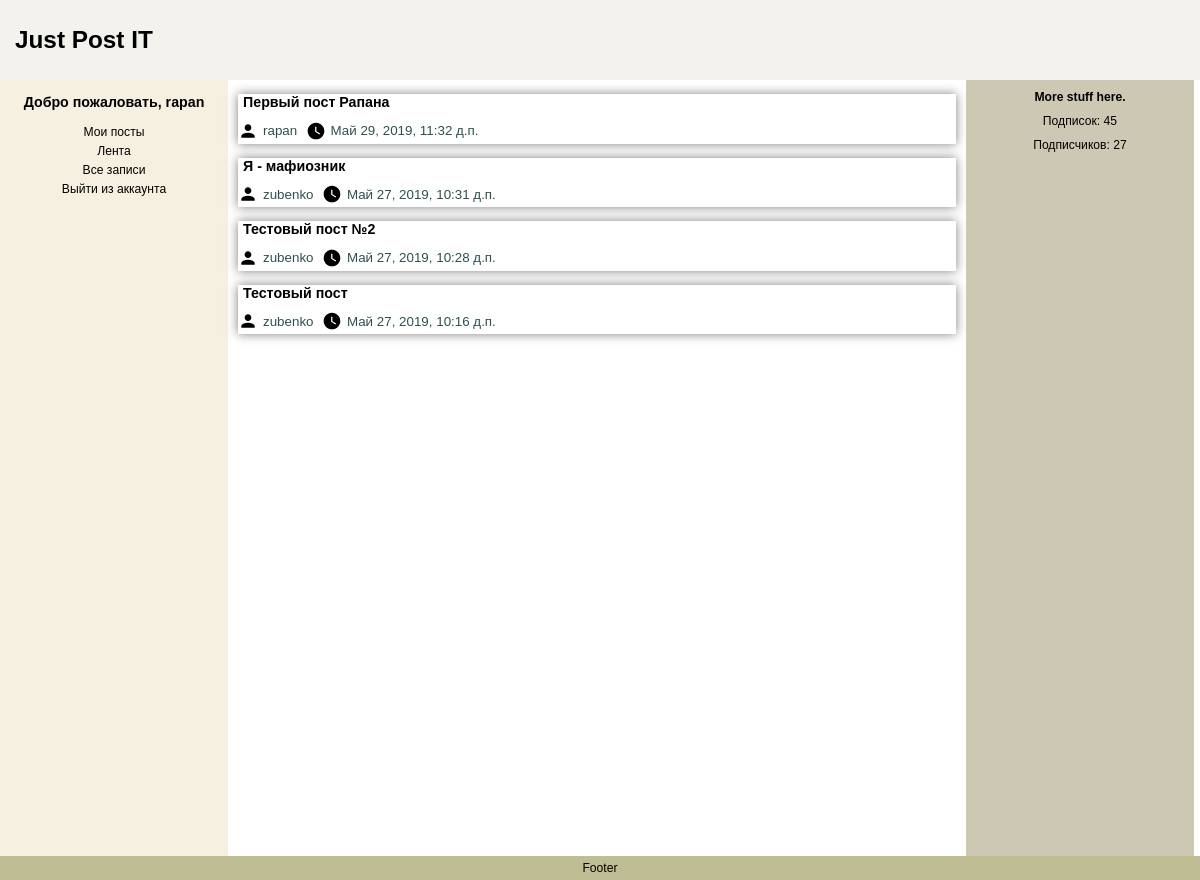
The page /home/posts/ (signed in) on the database its author committed.
### justPost/models.py (models this page shows, shortened)
class Posts (models.Model):
    post_id = models.AutoField(primary_key=True)
    author = models.ForeignKey(Profile, on_delete=models.CASCADE)
    title = models.CharField(max_length=200)
    pub_date = models.DateTimeField()
    content = models.TextField(max_length=1000)
    class Meta:
        ordering = ['pub_date']

class Profile (models.Model):
    user = models.OneToOneField(User, on_delete=models.CASCADE)
    about_me = models.CharField(max_length=250, null=True, blank=True)
    subscriptions = models.ManyToManyField('self', related_name='subscribers')
    viewed_posts = models.ManyToManyField('Posts', related_name='viewers')

### justPost/views.py (the view)
# urls.py: path('posts/', allPostsView, name='posts'),
def allPostsView(request):
    if request.user.is_authenticated:
        if request.method == 'GET':
            posts = Posts.objects.filter().order_by('-pub_date')
            return render(request, 'posts.html', {'posts': posts})
    else:
        return redirect('login')

### templates/posts.html (shortened to what this page needs)
{% extends 'home.html' %}

### templates/home.html (shortened to what this page needs)
{% extends 'base.html' %}
{% block body %}
    <div id="container">
  {% block top-header %}<div id="header"><h1><a href="">Just Post IT</a></h1></div> {% endblock %}
   {% block navigation %}
  <div id="navigation">
   {% if user.is_authenticated %}
      <p><h3>Добро пожаловать, {{ user.get_username }}</h3></p>
       <ul>
        <li><a href="{% url 'home' %}">Мои посты</a></li>
        <li><a href="">Лента</a></li>
        <li><a href="{% url 'posts' %}">Все записи</a></li>
        <li><a href="{% url 'logout' %}">Выйти из аккаунта</a></li>
    </ul>
   {% endif %}
  </div>
    {% endblock %}
    {% block content %}
  <div id="content">
    <div>
        {% if posts.exists %}
            {% for post in posts %}
                <div class="post_container">
                    <h3><a href="">{{ post.title }}</a></h3>
                    <div class="svg_container">
                        <div class="outside">
                            <svg width="20" aria-hidden="true" role="img" focusable="false" viewBox="0 0 24 24" version="1.1" xmlns="http://www.w3.org/2000/svg">
                                <path d="M12 12c2.21 0 4-1.79 4-4s-1.79-4-4-4-4 1.79-4 4 1.79 4 4 4zm0 2c-2.67 0-8 1.34-8 4v2h16v-2c0-2.66-5.33-4-8-4z"></path>
                            </svg>
                            <a href="{% url 'author' post.author.user.get_username %}" >{{post.author.user.username }}</a>
                        </div>
                    </div>
                    <div class="svg_container">
                        <div class="outside">
                            <svg width="20" aria-hidden="true" role="img" focusable="false" viewBox="0 0 24 24" version="1.1" xmlns="http://www.w3.org/2000/svg">
                                <path d="M12 2C6.5 2 2 6.5 2 12s4.5 10 10 10 10-4.5 10-10S17.5 2 12 2zm4.2 14.2L11 13V7h1.5v5.2l4.5 2.7-.8 1.3z"></path>
                            </svg>
                            <a href="" >{{post.pub_date }}</a>
                        </div>
                    </div>
                    <br>
                </div>
            {% endfor %}
        {% endif %}
    </div>
  </div>
    {%  endblock %}
    {% block counters %}
  <div id="extra">
    <p><strong>More stuff here.</strong></p>
    <p>Подписок: 45</p>
    <p>Подписчиков: 27</p>
  </div>
{% endblock %}
</div>
    <div id="footer">
    <p>Footer</p>
  </div>
{% endblock %}

### justPost/static/style.css (style rules this page uses)
html,body { margin:0; height: 100%; }
body { font: 76% arial,sans-serif; text-align:center; }
p { margin:10px }
a { padding:5px; text-decoration:none; color:#000000; }
div#header { background-color:#F3F2ED; text-align: left; }
div#header h1 { height:80px; line-height:80px; margin:0; padding-left:10px; }
div#container { height:100vh; width:100%; text-align:center; }
div#navigation { background:#F6F0E0; width:19%; height: 100%; float: left; }
div#navigation ul { margin:15px 0; padding:0; list-style-type:none; }
div#navigation li { margin-bottom:5px; }
div#content { width:61%; height: 100%; float: left; }
div#extra { background:#CCC8B3; display:inline-block; width:19%; height: 100%; }
div#footer { background:#BFBD93; clear:left; width:100%; position: fixed; bottom: 0px; }
div#footer p { margin:0; padding:5px 10px; }
div.post_container { box-shadow: 0 0 10px rgba(0,0,0,0.5); text-align: left; margin-right: 4px; margin-left: 10px; }
div.svg_container { display: inline-block; }
div.outside { height: 1em; display: flex; align-items: center; justify-content: center }
div.outside svg, div.outside a { margin: 0; font-size: 1.1em; color: darkslategray; }

### rows shown on the page
Posts: title "Первый пост Рапана", author.user.username "rapan", pub_date "Май 29, 2019, 11:32 д.п."
Posts: title "Я - мафиозник", author.user.username "zubenko", pub_date "Май 27, 2019, 10:31 д.п."
Posts: title "Тестовый пост №2", author.user.username "zubenko", pub_date "Май 27, 2019, 10:28 д.п."
Posts: title "Тестовый пост", author.user.username "zubenko", pub_date "Май 27, 2019, 10:16 д.п."

### other values the page prints
{{ user.get_username }} "rapan"
